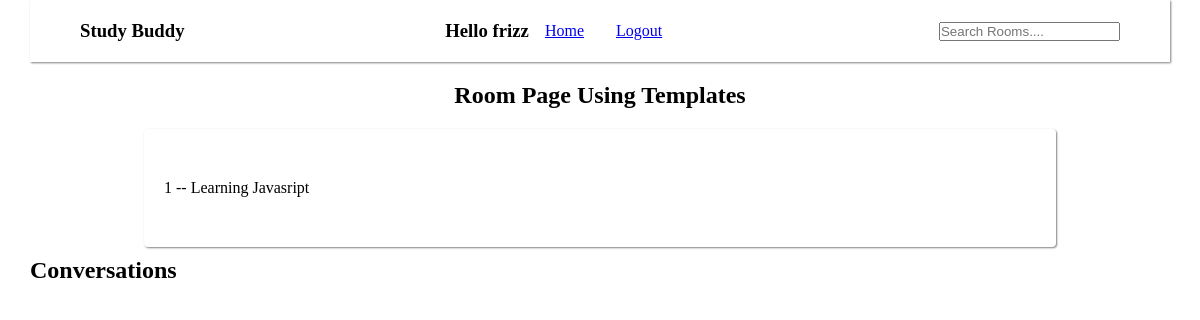
/room/1/ (signed in), run on the app's committed database.
### base/models.py (models this page shows, shortened)
class CustomUser(AbstractUser):
    def __str__(self):
        return self.username

class Room(models.Model):
    host = models.ForeignKey(User, on_delete=models.CASCADE)
    topic = models.ForeignKey('Topic', on_delete = models.SET_NULL, null=True)
    name = models.CharField(max_length=200)
    description = models.TextField(null=True, blank = True)
    updated = models.DateTimeField(auto_now=True)
    created = models.DateTimeField(auto_now_add = True)
    class Meta:
        ordering = ['-updated', '-created']

### base/views.py (the view)
# urls.py: path('room/<str:pk>/', views.room, name='room'),
def room(request, pk=None):
    room = get_object_or_404(Room, pk=pk)
    room_messages = room.message_set.all()
    context = {
        'room':room,
        'room_messages':room_messages
    }
    return render(request, 'base/room.html', context)

### base/templates/base/room.html (shortened to what this page needs)
{% extends '../base.html' %} {% block content %}
<h1 class="heading">Room Page Using Templates</h1>
<section class="rooms">
  <div class="room">{{room.id}} -- {{room.name}}</div>
</section>
<div class="comment-wrapper">
  <h1>Conversations</h1>
</div>
{% endblock %}

### templates/_navbar.html
<nav class="navbar">
  <h1>Study Buddy</h1>
  <ul>
    {% if user.is_authenticated %}
    <li><h3>Hello {{request.user}}</h3></li>
    <li><a class="nav-links" href="{% url 'home' %}">Home</a></li>
    <li><a class="nav-links" href="{% url 'logout' %}">Logout</a></li>
    {% else %}
    <li><a class="nav-links" href="{% url 'login' %}">Login</a></li>
    {% endif %}
  </ul>
  <form action="{% url 'home' %}" method="get">
    <input type="text" name="q" id="search" placeholder="Search Rooms...." />
  </form>
</nav>

### static/main.css (style rules this page uses)
* { padding: 0; margin: 0; box-sizing: border-box; }
.navbar { position: sticky; top: 0; left: 0; display: flex; align-items: center; justify-content: space-between; box-shadow: 1px 1px 2px gray; padding: 20px 50px; margin-bottom: 20px; }
.heading { margin: 10px 0; text-align: center; }
.navbar ul { display: flex; list-style: none; align-items: center; justify-content: center; }
.nav-links { cursor: pointer; display: inline; padding: 1rem; }
.rooms { display: flex; align-items: center; justify-content: center; flex-wrap: wrap; gap: 20px; }
.room { padding: 50px 20px; box-shadow: 1px 1px 2px gray; width: 80%; margin: 10px auto; border-radius: 4px; }

### data on the page
CustomUser: user "frizz"
Room: id "1", name "Learning Javasript"
